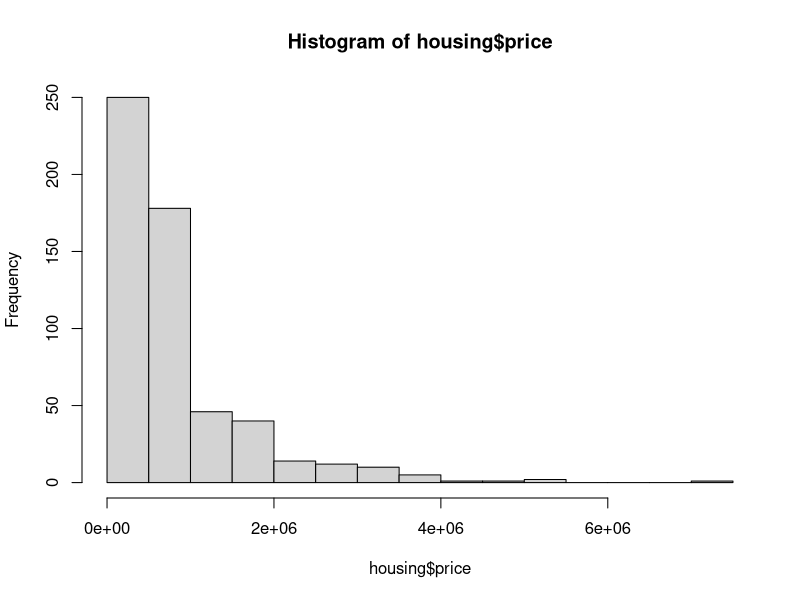
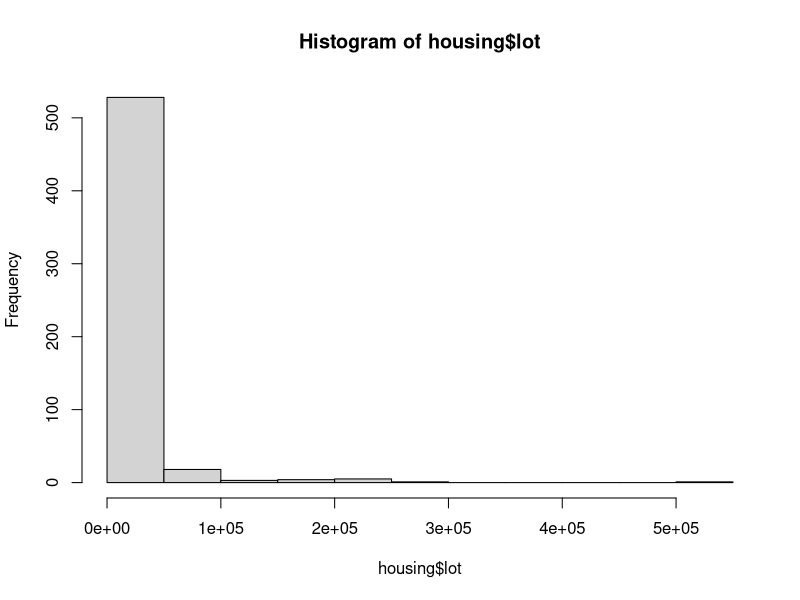
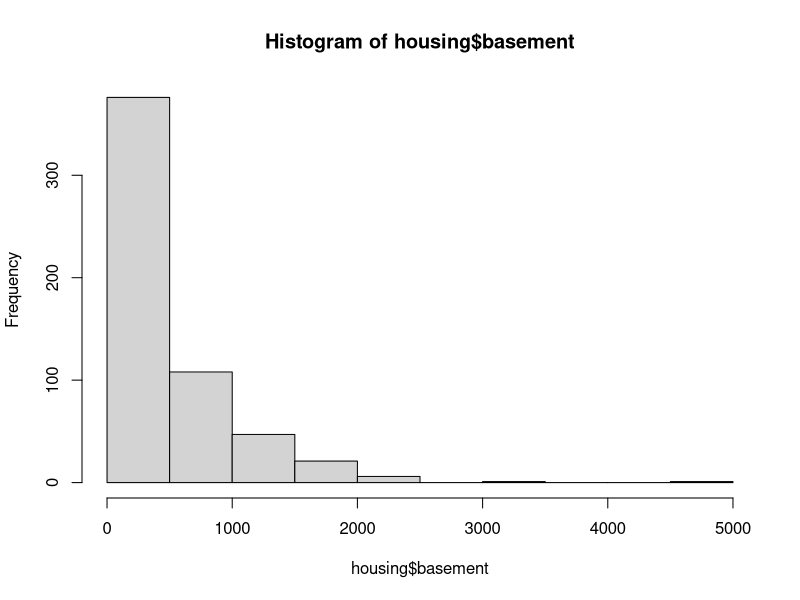
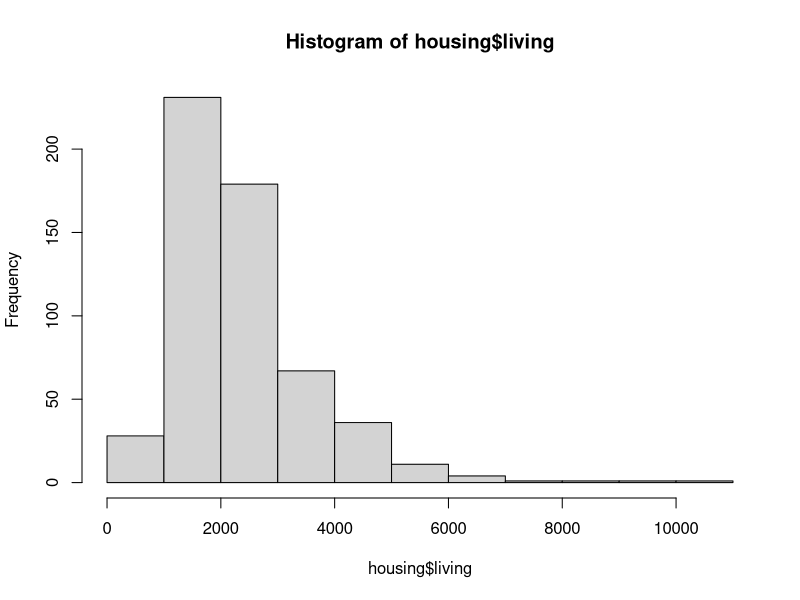
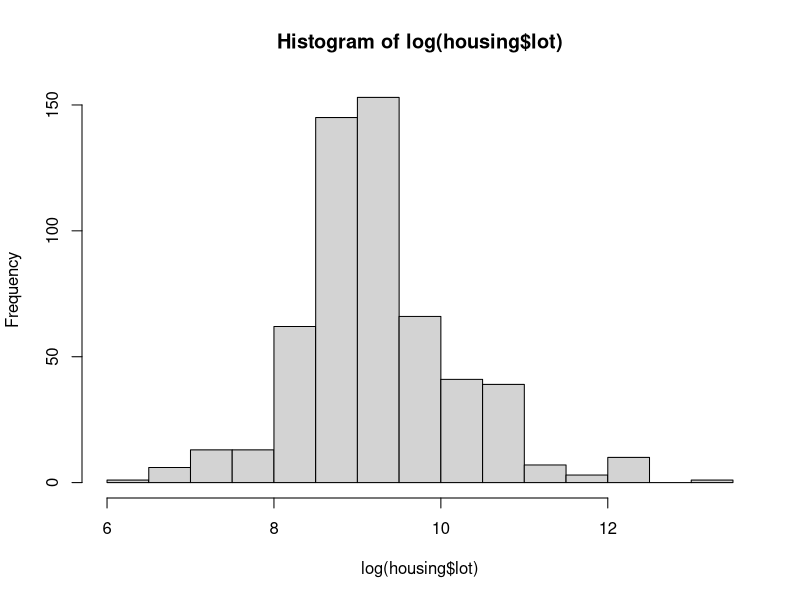
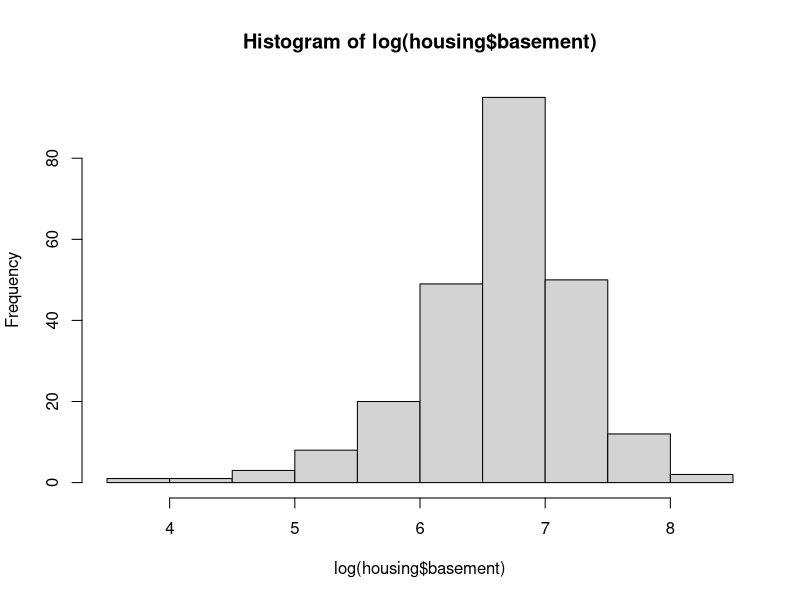
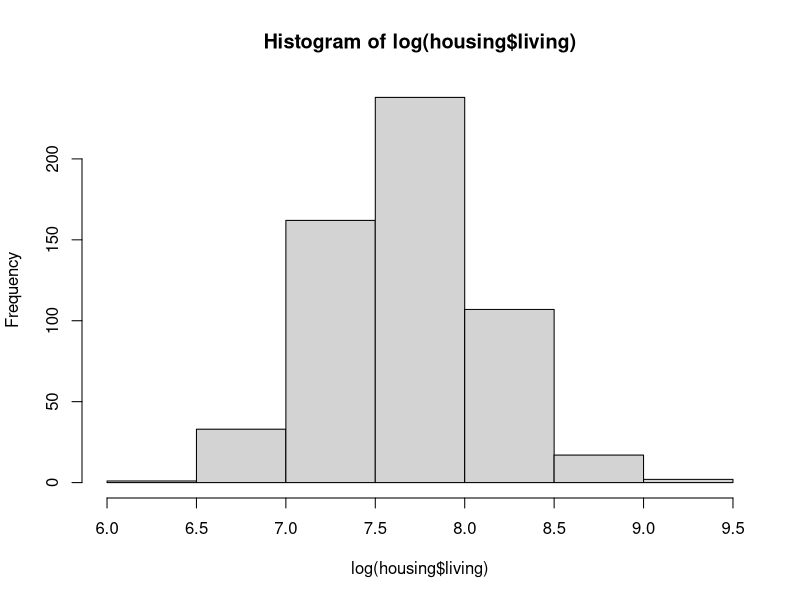

Write R code to recreate these figures, in order. (Note: this script raises an error after producing the figures.)
## ---- chunk 1
knitr::opts_chunk$set(echo = TRUE)
## ---- chunk 2
library("car")
housing <- read.csv("kc_housing.csv", stringsAsFactors = TRUE)
## ---- chunk 3
hist(housing$price)
hist(housing$lot)
hist(housing$basement)
hist(housing$living)
## ---- chunk 4
hist(log(housing$lot))
hist(log(housing$basement))
hist(log(housing$living))
## ---- chunk 5
sum(housing$basement == 1)
## ---- chunk 6
lm1<- lm(log(price) ~ log(lot) + log(basement) + log(living), data = housing)
summary(lm1)
## ---- chunk 7
plot(log(price) ~ living15,
     data = housing,
     col = c("lightcoral"),
     pch = c(1),
     xlab = "Living Space Size of 15 neighbors (sqft)",
     ylab = "price",
     main = "Scatterplot of Price vs Living Space Size of 15 neighbors (sqft)")
## ---- chunk 8
lm2<- lm(log(price) ~ log(lot) + log(basement) + log(living) + living15, data = housing)
summary(lm2)
## ---- chunk 9
freq_waterfront <- table(housing$waterfront)
freq_waterfront

housing$log_price <- log(housing$price)
box_waterfront <- boxplot(housing$log_price ~ housing$waterfront, 
          main="Price by Waterfront Location",
          xlab="Waterfront Location", 
          ylab="log(Price)",
          col=c("lightblue", "lightcoral"))
box_waterfront
## ---- chunk 10
lm2<- lm(log(price) ~ log(lot) + log(basement) + log(living) + living15 +waterfront, data = housing)
summary(lm2)
## ---- chunk 11
box_view <- boxplot(housing$log_price ~ housing$view, 
          main="Price by View",
          xlab="View", 
          ylab="log(Price)",
          col=c("lightblue", "lightcoral", "lightyellow", "lightgreen", "orchid"))
box_view
## ---- chunk 12
lm2<- lm(log(price) ~ log(lot) + log(basement) + log(living) + living15 + view + waterfront, data = housing)
summary(lm2)
## ---- chunk 13
plot(log(price) ~ view,
     data = housing,
     col = c("lightblue", "lightcoral")[waterfront],
     pch = c(1, 2)[waterfront],
     xlab = "Rating of View",
     ylab = "log(Price)",
     main = "Scatterplot of Price vs Number of Rating of View Differing by Waterfront Location")

legend(x = 1.3, y = 15.6,
       legend = levels(housing$renovated),
       col = c("lightblue", "lightcoral"),
       pch = c(1, 2))
## ---- chunk 14
lm_interaction<- lm(log(price) ~ log(lot) + log(basement) + log(living) + living15 + view*waterfront, data = housing)
summary(lm_interaction)
## ---- chunk 15
lm3<- lm(log(price) ~ log(lot) + log(basement) + log(living) + living15 + view + waterfront + bathrooms*bedrooms, data = housing)
summary(lm3)
## ---- chunk 16
vif(lm3)
